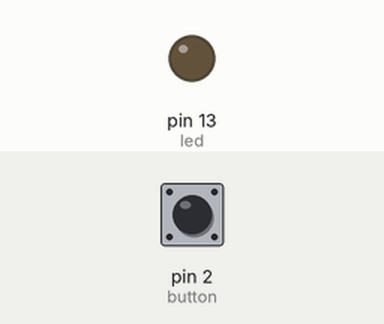
The sketch below on a simulated Arduino Uno, built with avr-gcc and run on an emulated ATmega328P. Shown: output pins drawn as LEDs (lit = HIGH). Inputs (shaded band) come from the test bench; at power-on: pin 2 (button) LOW.

Above: at 1.2 s.
1.3 s: pin 2 (button) pulled HIGH for 0.15 s
At 2.5 s:
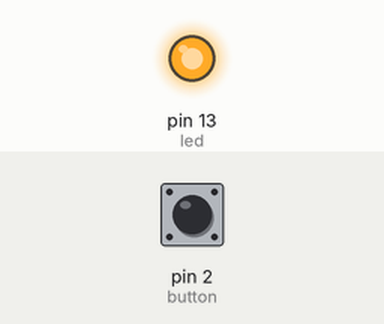
2.9 s: pin 2 (button) pulled HIGH for 1 s
At 4.9 s:
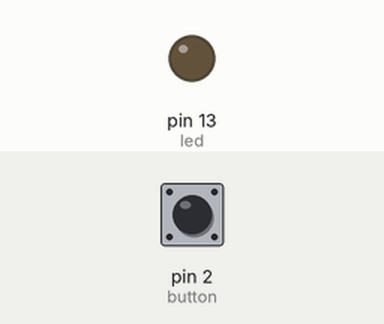
5.4 s: pin 2 (button) pulled HIGH for 3.2 s
At 9.7 s:
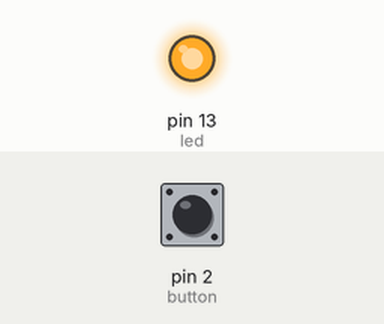
Timing chart, 0 to 11.2 s (numbered marks = the images above; inputs shaded):
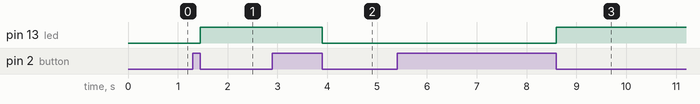

The sketch:

ERROR_21.ino
```cpp
int button= 2;
int nilaitombol = 1;
int count = 1;
int count_sebelumnya = 1;
int led= 13;

void setup(){
pinMode(button, INPUT);
pinMode(led, OUTPUT);
}

void loop(){
  /* --------fungsi tombol--------  */
  nilaitombol = digitalRead(button);
  switch(nilaitombol){
    case 0: count++;
    switch(count){
      case 1:digitalWrite(led, HIGH); count_sebelumnya=1; count=0; break;
      case 2:digitalWrite(led, LOW); count_sebelumnya=2; count=1; break;
    }
    break;
    case 1:
    switch(count_sebelumnya){
      case 1: digitalWrite(led, HIGH); count=1; count_sebelumnya=1; break;
      case 2: digitalWrite(led, LOW); count=0; count_sebelumnya=2; break;
    }
    break;
  }
}
```

Measured:
- after the input at 1.3 s, pin 13 (led): LOW → HIGH after 0.15 s
- after the input at 2.9 s, pin 13 (led): HIGH → LOW after 1.0 s
- after the input at 5.4 s, pin 13 (led): LOW → HIGH after 3.2 s
